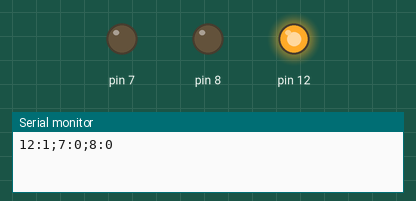
This sketch was run on a simulated Arduino Uno, built with avr-gcc and run on an emulated ATmega328P. Shown: output pins drawn as LEDs (lit = HIGH), the last lines printed to the serial monitor.

Above: at 1.5 s.
At 4.5 s:
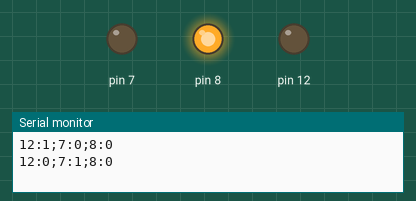
At 7.5 s:
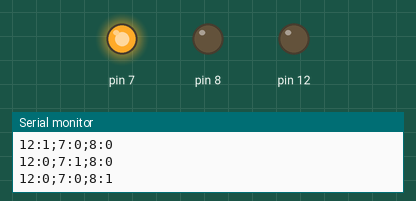
Timing chart, 0 to 11.7 s (numbered marks = the images above):
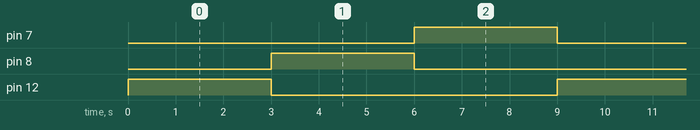

The sketch:

arduino_sketch.ino
```cpp
void setup() {
  // put your setup code here, to run once:

  Serial.begin(9600); // initialize serial communication at 9600 bit per second
  pinMode(12 , OUTPUT);
  pinMode(8 , OUTPUT);
  pinMode(7 , OUTPUT);

}

void loop() {
  // put your main code here, to run repeatedly:
  digitalWrite(12,HIGH);
  digitalWrite(8,LOW);
  digitalWrite(7,LOW);
  Serial.println("12:1;7:0;8:0");
  delay(3000);

  digitalWrite(12 , LOW);
  digitalWrite(8, HIGH);
  digitalWrite(7,LOW);
  Serial.println("12:0;7:1;8:0");
  delay(3000);

  digitalWrite(12,LOW);
  digitalWrite(8,LOW);
  digitalWrite(7,HIGH);
  Serial.println("12:0;7:0;8:1");
  delay(3000);
}
```

Measured:
- by itself, pin 7, pin 8, pin 12: alternates HIGH for 3.0 s and LOW for 6.0 s
- by itself, everything shown: repeats every 9.0 s, in 3 steps
